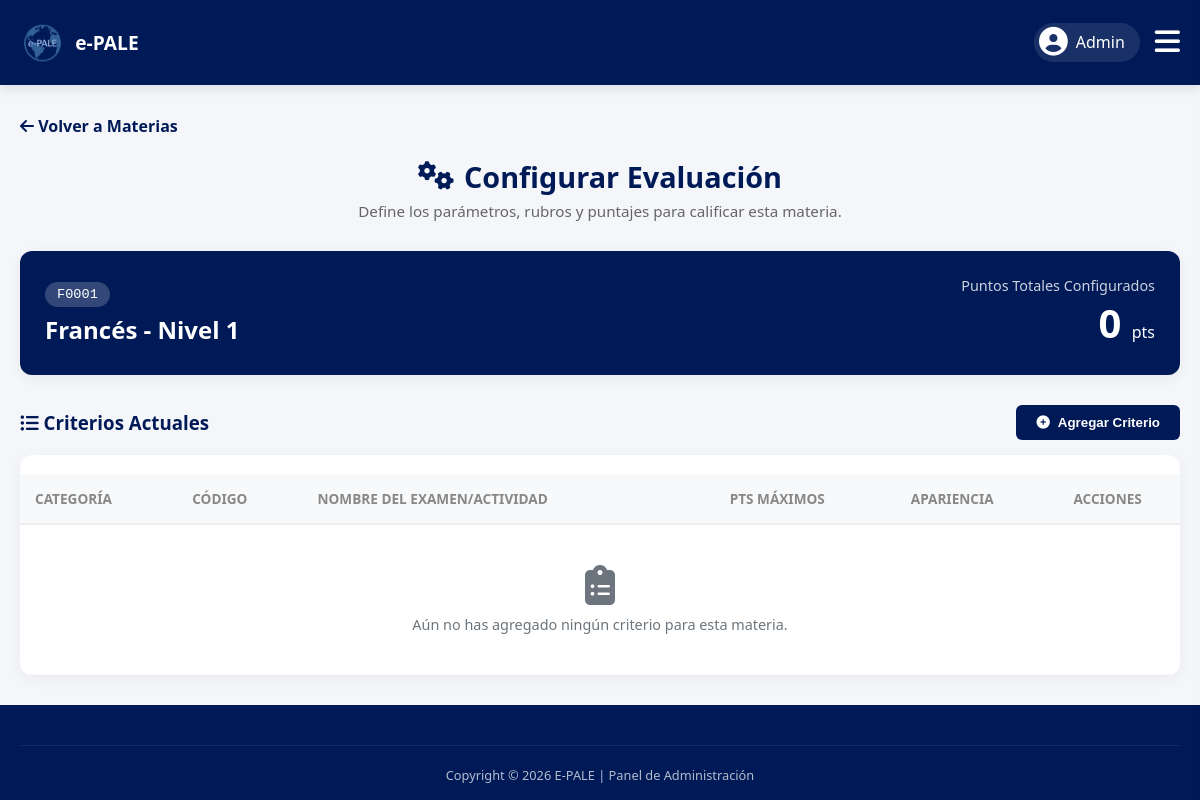
Before: /admin/criterios_materia.php?id=2 (signed in) with the older database file.
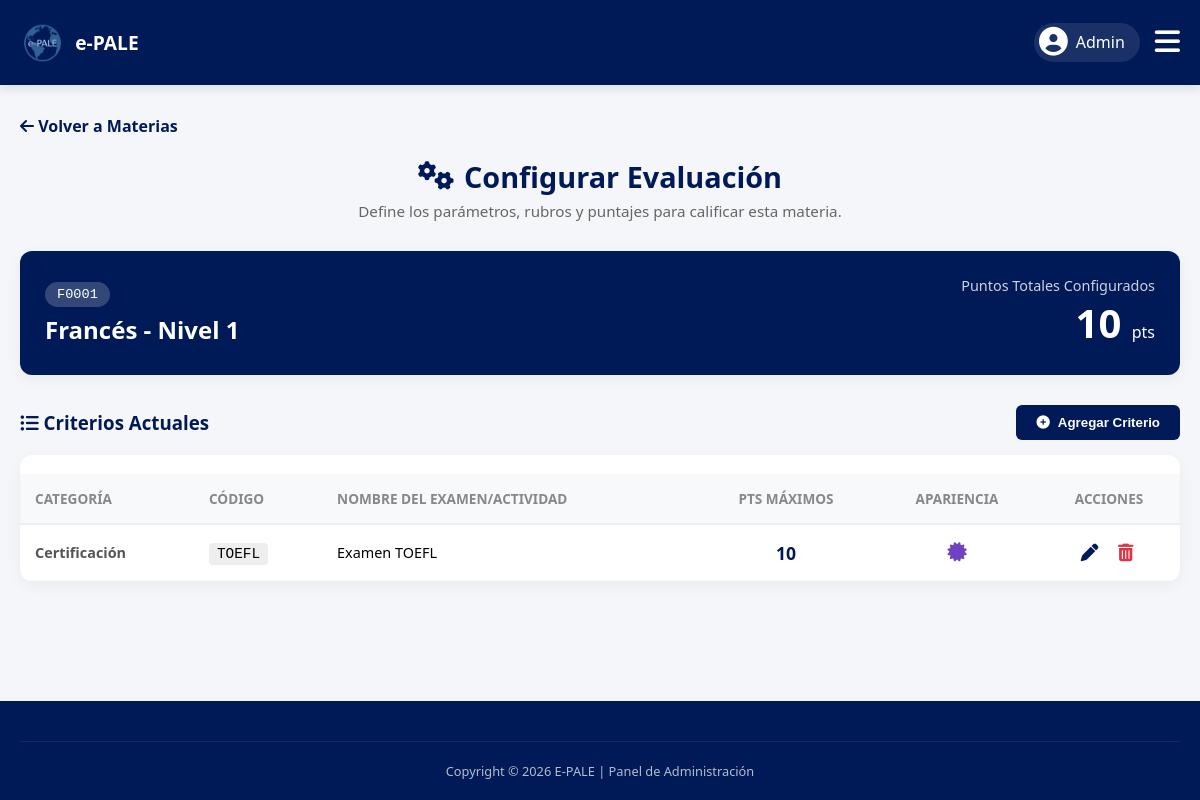
After: the same page with the newer database file.
### tables this page shows
CREATE TABLE IF NOT EXISTS `criterios_evaluacion` (
  `criterio_id` int NOT NULL AUTO_INCREMENT,
  `materia_id` int NOT NULL,
  `categoria` varchar(50) NOT NULL,
  `codigo_examen` varchar(20) NOT NULL,
  `nombre_examen` varchar(50) NOT NULL,
  `puntos_maximos` decimal(5,2) NOT NULL,
  `icono` varchar(30) DEFAULT 'fa-star',
  `color` varchar(20) DEFAULT 'var(--udg-light)',
  PRIMARY KEY (`criterio_id`),
  KEY `materia_id` (`materia_id`)
);

### admin/criterios_materia.php (the view, shortened to what the changed rows need)
<?php
require '../db.php';
$materia_id = $_GET['id'];
$stmt_mat = $pdo->prepare("SELECT * FROM materias WHERE materia_id = ?");
$stmt_mat->execute([$materia_id]);
$materia = $stmt_mat->fetch(PDO::FETCH_ASSOC);
$stmt_crit = $pdo->prepare("SELECT * FROM criterios_evaluacion WHERE materia_id = ? ORDER BY categoria ASC, criterio_id ASC");
$stmt_crit->execute([$materia_id]);
$criterios = $stmt_crit->fetchAll(PDO::FETCH_ASSOC);
$total_puntos = 0;
foreach ($criterios as $c) {
    $total_puntos += floatval($c['puntos_maximos']);
}
?>
<!DOCTYPE html>
<html lang="es">
<head>
    <link rel="stylesheet" href="../css/estudiante.css?v=<?php echo time(); ?>">
    <link rel="stylesheet" href="../css/admin.css?v=<?php echo time(); ?>">
    <link rel="stylesheet" href="https://cdnjs.cloudflare.com/ajax/libs/font-awesome/6.4.0/css/all.min.css">
</head>
<body>
    <main class="main-content">
        <div class="page-title-center" style="margin-bottom: 30px;">
            <h1><i class="fas fa-cogs"></i> Configurar Evaluación</h1>
        </div>
        <div class="card" style="background: linear-gradient(135deg, var(--udg-blue) 0%, #001a57 100%); color: white; border: none;">
            <div style="display: flex; justify-content: space-between; align-items: center; flex-wrap: wrap; gap: 20px;">
                <div>
                    <h2 style="margin: 10px 0 0 0; color: white;"><?php echo htmlspecialchars($materia['nombre']); ?> - Nivel <?php echo $materia['nivel']; ?></h2>
                </div>
                <div style="text-align: right;">
                    <div style="font-size: 0.9rem; opacity: 0.8;">Puntos Totales Configurados</div>
                    <div style="font-size: 2.5rem; font-weight: bold; <?php echo ($total_puntos > 105) ? 'color: #ffc107;' : ''; ?>">
                        <?php echo $total_puntos; ?> <span style="font-size: 1rem; font-weight: normal;">pts</span>
                    </div>
                </div>
            </div>
        </div>
        <div class="card" style="padding: 0; overflow: hidden;">
            <div class="table-wrapper" style="overflow-x:auto;">
                <table class="history-table" style="width: 100%; border-collapse: collapse;">
                    <thead>
                        <tr>
                            <th style="padding: 15px; text-align: left; background-color: #f8f9fa; border-bottom: 2px solid #eee;">Categoría</th>
                            <th style="padding: 15px; text-align: left; background-color: #f8f9fa; border-bottom: 2px solid #eee;">Código</th>
                            <th style="padding: 15px; text-align: left; background-color: #f8f9fa; border-bottom: 2px solid #eee;">Nombre del Examen/Actividad</th>
                            <th style="padding: 15px; text-align: center; background-color: #f8f9fa; border-bottom: 2px solid #eee;">Pts Máximos</th>
                            <th style="padding: 15px; text-align: center; background-color: #f8f9fa; border-bottom: 2px solid #eee;">Apariencia</th>
                            <th style="padding: 15px; text-align: center; background-color: #f8f9fa; border-bottom: 2px solid #eee;">Acciones</th>
                        </tr>
                    </thead>
                    <tbody>
                        <?php if (count($criterios) > 0): ?>
                            <?php foreach ($criterios as $c): ?>
                            <tr style="border-bottom: 1px solid #eee;">
                                <td style="padding: 15px; font-weight: bold; color: #555;"><?php echo htmlspecialchars($c['categoria']); ?></td>
                                <td style="padding: 15px;"><span style="background: #eee; padding: 3px 8px; border-radius: 4px; font-family: monospace; font-size: 0.9rem;"><?php echo htmlspecialchars($c['codigo_examen']); ?></span></td>
                                <td style="padding: 15px;"><?php echo htmlspecialchars($c['nombre_examen']); ?></td>
                                <td style="padding: 15px; text-align: center; font-weight: bold; font-size: 1.1rem; color: var(--udg-blue);"><?php echo floatval($c['puntos_maximos']); ?></td>
                                <td style="padding: 15px; text-align: center;">
                                    <i class="fas <?php echo htmlspecialchars($c['icono']); ?>" style="color: <?php echo htmlspecialchars($c['color']); ?>; font-size: 1.2rem;" title="<?php echo htmlspecialchars($c['color']); ?>"></i>
                                </td>
                                <td style="padding: 15px; text-align: center;">
                                    <button class="action-btn" onclick='editCriterio(<?php echo json_encode($c); ?>)' style="background: none; border: none; color: var(--udg-blue); cursor: pointer; font-size: 1.1rem; margin-right: 10px;" title="Editar Criterio">
                                        <i class="fas fa-pen"></i>
                                    </button>
                                    <a href="criterios_materia.php?id=<?php echo $materia_id; ?>&borrar_criterio=<?php echo $c['criterio_id']; ?>" class="action-btn delete" onclick="return confirm('¿Borrar este criterio? Esto podría afectar las calificaciones de los alumnos si ya fueron evaluados en este rubro.');" style="color: #dc3545; font-size: 1.1rem;" title="Eliminar">
                                        <i class="fas fa-trash-alt"></i>
                                    </a>
                                </td>
                            </tr>
                            <?php endforeach; ?>
                        <?php else: ?>
                            <tr>
                                <td colspan="6" style="text-align: center; padding: 40px; color: var(--text-light);">
                                    <i class="fas fa-clipboard-list" style="font-size: 2.5rem; margin-bottom: 10px; display: block;"></i>
                                    Aún no has agregado ningún criterio para esta materia.
                                </td>
                            </tr>
                        <?php endif; ?>
                    </tbody>
                </table>
            </div>
        </div>
    </main>
</body>
</html>

Changed rows visible on the page:
added criterios_evaluacion: categoria "Certificación", codigo_examen "TOEFL", nombre_examen "Examen TOEFL", puntos_maximos "10"
Other visible differences:
$total_puntos: "0" → "10"
text no longer shown: "Aún no has agregado ningún criterio para esta materia."
